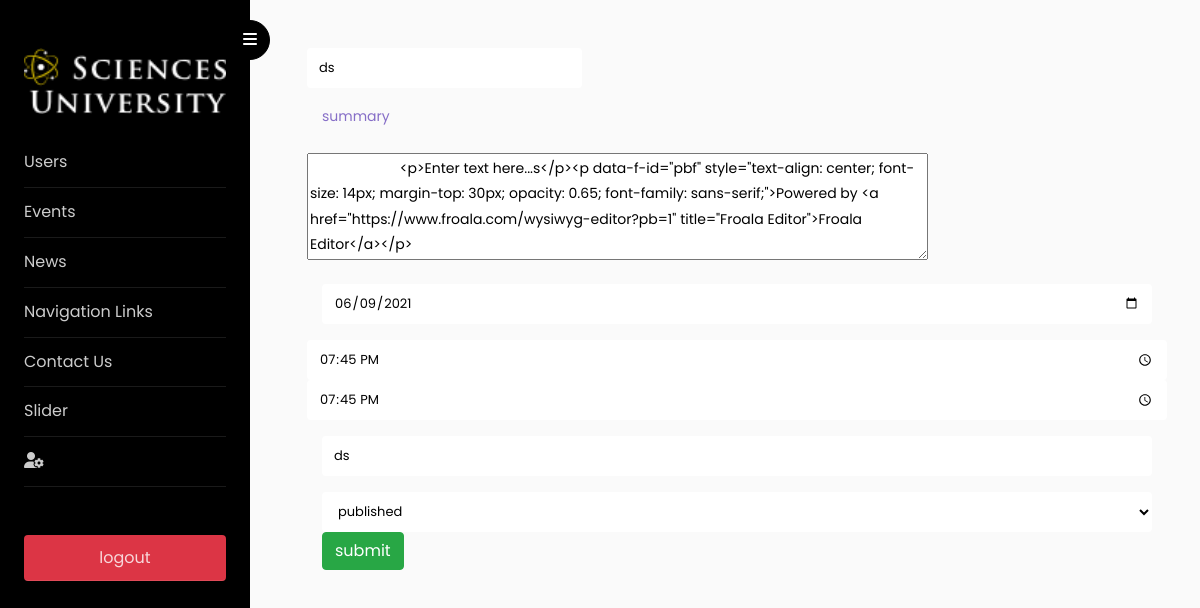
Screenshot of /html_pages/admin_pages/editEvent.php?ID=6 with the database file from the repository.
### tables this page shows
CREATE TABLE `events` (
  `event_id` int(11) NOT NULL,
  `user_id` int(11) NOT NULL,
  `title` varchar(255) NOT NULL,
  `body` text NOT NULL,
  `summary` varchar(255) NOT NULL,
  `start_time` time NOT NULL,
  `end_time` time NOT NULL,
  `date` date NOT NULL,
  `location` varchar(255) NOT NULL,
  `status` varchar(255) NOT NULL,
  `media_id` int(11) NOT NULL,
  `created_at` timestamp NULL DEFAULT CURRENT_TIMESTAMP,
  `updated_at` timestamp NULL DEFAULT CURRENT_TIMESTAMP ON UPDATE CURRENT_TIMESTAMP
);

### config/Database.php (called while the page is built, shortened)
<?php
class Database{
    private $host ='localhost';
    private $user ='root';
    private $pass ='123123';
    private $dbname ='su';
    private $dbh;
    private $stmt;
    public function __construct(){
		$dsn = 'mysql:host='. $this->host . ';dbname='. $this->dbname.'';
		$options = array(
			PDO::ATTR_PERSISTENT => true,
			PDO::ATTR_ERRMODE	 => PDO::ERRMODE_EXCEPTION
		);
		try {
			$this->dbh = new PDO($dsn, $this->user, $this->pass, $options);
		} catch(PDOException $e){
			$this->error = $e->getMessage();
		}
	}
	public function query($query){
		$this->stmt = $this->dbh->prepare($query);
	}
	public function bind($param, $value, $type = null){
		if(is_null($type)){
			switch(true){
					default:
					$type = PDO::PARAM_STR;
			}
		}
		$this->stmt->bindValue($param,  $value, $type);
	}
	public function execute(){
		return $this->stmt->execute();
	}
	public function resultset(){
		$this->execute();
		return $this->stmt->fetchAll(PDO::FETCH_ASSOC);
	}
public function closeConnection(){
	$this->dbh=null;
}
}
?>

### entity/Events.php (called while the page is built, shortened)
<?php
include_once(dirname(__FILE__).'/../config/Database.php');
 class Events  extends Database{
     public function getElementById($event_id){
         $this->query('SELECT * FROM events WHERE event_id=:event_id');
         $this->bind('event_id',$event_id);
         $this->execute();
         $row=$this->resultset();
         return $row;
     }
 }
?>

### html_pages/admin_pages/editEvent.php (the view, shortened to what this page needs)
<!doctype html>
<?php
   require '../../entity/Events.php';
   $event = new Events;
$eventID =$_GET['ID'] ;
 $row=$event->getElementById($eventID );
   ?>
<html lang="en">
<?php include('../../includes/admin_includes/head.php') ?>
<body>
    <div class="wrapper d-flex align-items-stretch">
        <?php include('../../includes/admin_includes/sidebar.php') ?>
        <div id="content" class="p-4 p-md-5 pt-5">
                <form action="../../entity/editEvent.php?ID=<?php echo $_GET['ID'];?>&media=<?php echo $row[0]['media_id']; ?>" method="POST" class="form ml-4" id="editEvent">
                    <div class="row">
                        <div class="form-group">
                            <input type="text" name="title" id="title" required placeholder="title" class="form-control" value="<?php echo $row[0]['title'] ?>" >
                        </div>
                    </div>
                    <p>
                        <a class=" " data-toggle="collapse" href="#summary"   role="button" aria-expanded="false" aria-controls="summary" maxlength="80" >
                            summary
                        </a>
                    </p>
                    <div class="row my-4">
                        <textarea rows="4" cols="50" name="body" required  >
                        <?php echo $row[0]['body'] ?>
                      </textarea>
                    </div>
                    <div class="form-group">
 						<input type="date" name="date" id="date" required placeholder="date" class="form-control" value="<?php echo $row[0]['date'] ?>">
 					</div>
 					<div class="row d-flex form-group">
 						<input type="time" name="start_time" id="start_time" required placeholder="start time" class=" form-control  " value="<?php echo $row[0]['start_time'] ?>">
 						<input type="time" name="end_time" id="end_time" required placeholder="end time" class="form-control" value="<?php echo $row[0]['end_time'] ?>">
 					</div>
                   <div class="form-group">
                   <input type="text" name="location" id="location" required placeholder="location" class="form-control" value="<?php echo $row[0]['location'] ?>" >
                   </div>
                    <select name="status" required class="form-control" value="<?php echo $row[0]['status'] ?>">
                        <option value="published">published</option>
                    </select>
                    <button type="submit"  value="submit" name="submit" class="  btn btn-success">submit</button>
                </form>
        </div>
    </div>
</body>
</html>

### rows the page displays
events: title "ds", body "<p>Enter text here...s</p><p data-f-id=\"pbf\" style=\"text-align: center; font-size: 14px; margin-top: 30px; opacity: 0.65; font-family: sans-serif;\">Powered by <a href=\"https://www.froala.com/wysiwyg-editor?pb=1\" title=\"Froala Editor\">Froala Editor</a></p>", date "06/09/2021", start_time "19:45:00", end_time "19:45:00", location "ds", status "published"
